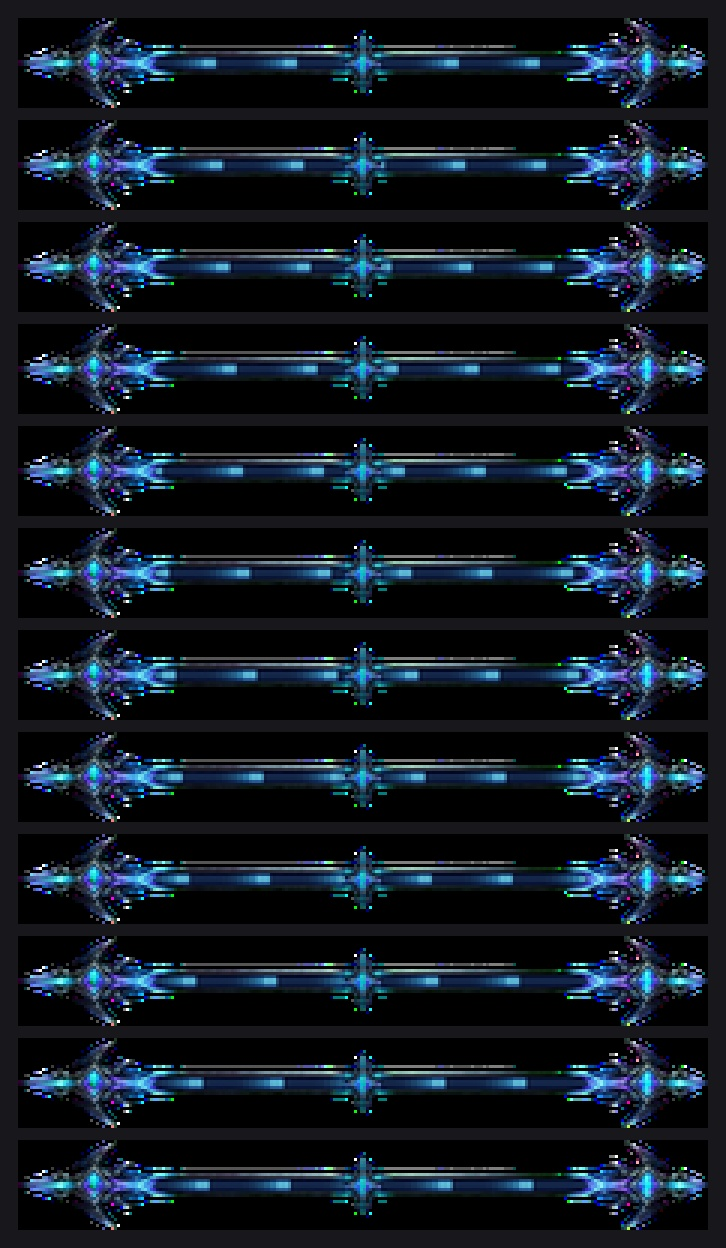

Recreate this plot in Python.
"""Preview the normal-state vein flow animation (blitFlowAnimated) as a strip of frames.

Mirrors UndefinedWitherBossBar: empty veil -> flow head+tail -> frame on top,
composited at SCALE=0.45 so the strip matches on-screen size (230x30 body).
"""
from PIL import Image
import numpy as np

BASE = (r"F:\admx\newFile\forge-1.20.1-47.4.10-mdkA\src\main\resources\assets"
        r"\malice_enhanced\textures\gui\boss_bar")
FRAME = Image.open(BASE + r"\undefined_wither.png").convert("RGBA")
FILL = Image.open(BASE + r"\undefined_wither_fill.png").convert("RGBA")

TEX_W, TEX_H = 512, 188
CROP_TOP, CROP_BOTTOM = 60, 126
VEIN_Y, VEIN_H = 88, 10
VEIN_X, VEIN_W = 102, 320
BANDS = [(102, 140), (270, 152)]
SCALE = 0.45

EMPTY = (0.16, 0.18, 0.30)
FLOW_W, FLOW_SPACING = 10, 60
TAIL_STEP, TAIL_CHUNKS = 5, 5
TAIL_RGB, TAIL_A = (0.55, 0.90, 1.00), 0.55
HEAD_RGB, HEAD_A = (0.85, 1.00, 1.00), 0.85


def layer():
    return Image.new("RGBA", (TEX_W, TEX_H), (0, 0, 0, 0))


def tinted(canvas, x0, y, w, h, rgb, a):
    """Blit FILL region [x0,x0+w) x [y,y+h) with shader color (rgb,a)."""
    if w <= 0:
        return
    patch = FILL.crop((x0, y, x0 + w, y + h)).convert("RGBA")
    arr = np.array(patch).astype(float)
    arr[:, :, 0] *= rgb[0]
    arr[:, :, 1] *= rgb[1]
    arr[:, :, 2] *= rgb[2]
    arr[:, :, 3] *= a
    tinted_patch = Image.fromarray(arr.astype(np.uint8))
    canvas.alpha_composite(tinted_patch, (x0, y))


def frame(filled, phase_px):
    c = layer()
    # empty veil across lit width, then flow bands on top
    for bx, bw in BANDS:
        lit = max(0, min(bw, filled - (bx - VEIN_X)))
        if lit > 0:
            tinted(c, bx, VEIN_Y, lit, VEIN_H, EMPTY, 1.0)

    flow_len = max(0, min(filled, VEIN_W))
    tail = TAIL_STEP * TAIL_CHUNKS
    head_x = VEIN_X - tail + phase_px
    while head_x < VEIN_X + flow_len:
        for bx, bw in BANDS:
            lit = max(0, min(bw, filled - (bx - VEIN_X)))
            if lit <= 0:
                continue
            lo, hi = bx, bx + lit
            for ch in range(TAIL_CHUNKS):
                a0 = head_x - tail + ch * TAIL_STEP
                a1 = a0 + TAIL_STEP
                k = (ch + 1) / TAIL_CHUNKS
                f, t = max(a0, lo), min(a1, hi)
                if t > f:
                    tinted(c, f, VEIN_Y, t - f, VEIN_H, TAIL_RGB, TAIL_A * k * k)
            f, t = max(head_x, lo), min(head_x + FLOW_W, hi)
            if t > f:
                tinted(c, f, VEIN_Y, t - f, VEIN_H, HEAD_RGB, HEAD_A)
        head_x += FLOW_SPACING

    c.alpha_composite(FRAME)
    body = c.crop((0, CROP_TOP, TEX_W, CROP_BOTTOM))
    return body.resize((round(TEX_W * SCALE), round((CROP_BOTTOM - CROP_TOP) * SCALE)),
                       Image.LANCZOS)


steps = 12
frames = [frame(filled=VEIN_W, phase_px=round(i * FLOW_SPACING / steps)) for i in range(steps)]

PAD, GAP = 6, 4
w = frames[0].width
h = frames[0].height
strip = Image.new("RGB", (PAD * 2 + w, PAD * 2 + steps * (h + GAP) - GAP), (24, 24, 28))
for i, f in enumerate(frames):
    strip.paste(f, (PAD, PAD + i * (h + GAP)))
strip = strip.resize((strip.width * 3, strip.height * 3), Image.NEAREST)
strip.save("_flow_preview_2x.jpg", quality=95)
print("saved _flow_preview_2x.jpg", strip.size, "frame", w, "x", h)

# half-progress single frame, big
half = frame(filled=VEIN_W // 2, phase_px=20)
big = half.resize((half.width * 4, half.height * 4), Image.NEAREST)
big.convert("RGB").save("_flow_half_4x.jpg", quality=95)
print("saved _flow_half_4x.jpg", big.size)
